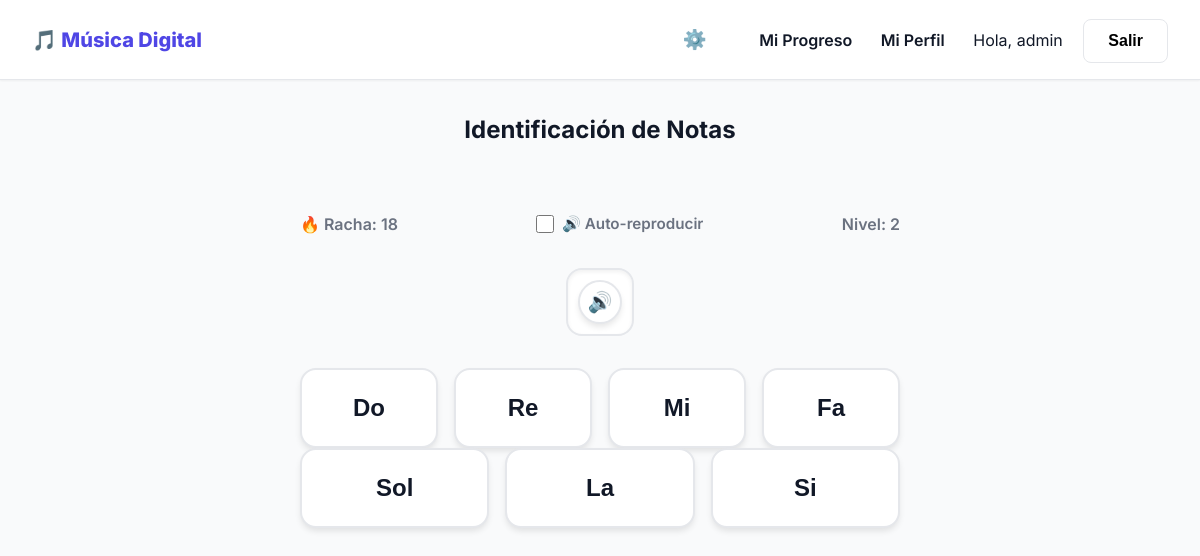
The page /juego/notas/ (signed in) on the database its author committed.
### trainer/models.py (models this page shows, shortened)
class Game(models.Model):
    slug = models.SlugField(unique=True)
    name = models.CharField(max_length=100)
    description = models.TextField()
    order = models.IntegerField(default=1)
    recommended_accuracy = models.IntegerField(default=0)
    recommended_attempts = models.IntegerField(default=0)

class Score(models.Model):
    user = models.ForeignKey(User, on_delete=models.CASCADE, related_name='scores')
    game = models.ForeignKey(Game, on_delete=models.CASCADE)
    level = models.IntegerField(default=1)
    total_points = models.IntegerField(default=0)
    max_streak = models.IntegerField(default=0)
    current_streak = models.IntegerField(default=0)
    correct_answers = models.IntegerField(default=0)
    total_answers = models.IntegerField(default=0)
    class Meta:
        unique_together = ('user', 'game')

### trainer/views.py (the view)
# urls.py: path('juego/notas/', views.trainer_notas, name='trainer_notas'),
@login_required
def trainer_notas(request):
    game = get_object_or_404(Game, slug='notas')
    score, _ = Score.objects.get_or_create(user=request.user, game=game)
    context = {'game': game, 'score': score}
    return render(request, 'trainer/trainer_notas.html', context)

### templates/trainer/trainer_notas.html (shortened to what this page needs)
{% extends 'base.html' %}
{% block content %}
<div class="trainer-container">
    <div style="text-align: center;">
        <h2 style="margin-bottom: 0.5rem;">{{ game.name }}</h2>
        <div id="feedback-msg"></div>
    </div>
    <div class="status-bar" style="align-items: center;">
        <div>🔥 Racha: <span id="streak-counter">{{ score.current_streak }}</span></div>
        <div style="display: flex; align-items: center; gap: 0.5rem; font-size: 0.95rem;">
            <input type="checkbox" id="autoplay-audio" style="cursor: pointer; width: 1.1rem; height: 1.1rem;">
            <label for="autoplay-audio" style="cursor: pointer; font-weight: 600; color: var(--text-secondary); user-select: none;">🔊 Auto-reproducir</label>
        </div>
        <div>Nivel: <span id="level-counter">{{ score.level }}</span></div>
    </div>
    <div style="position: relative;">
        <button id="btn-replay-note" class="btn" style="position: absolute; bottom: 12px; right: 12px; padding: 0; border-radius: 50%; background: var(--surface); border: 2px solid var(--border); box-shadow: 0 4px 6px -1px rgba(0,0,0,0.1); width: 44px; height: 44px; display: flex; align-items: center; justify-content: center; z-index: 10; font-size: 1.25rem; transition: all 0.2s;" title="Escuchar nota" onmouseover="this.style.borderColor='var(--primary)'; this.style.transform='scale(1.05)';" onmouseout="this.style.borderColor='var(--border)'; this.style.transform='scale(1)';">
            🔊
        </button>
    </div>
    <div style="display: flex; flex-direction: column; gap: 1rem; width: 100%; max-width: 600px;">
        <div class="notes-grid">
            <button class="btn-note" data-note="c">Do</button>
            <button class="btn-note" data-note="d">Re</button>
            <button class="btn-note" data-note="e">Mi</button>
            <button class="btn-note" data-note="f">Fa</button>
        </div>
        <div class="notes-grid" style="grid-template-columns: repeat(3, 1fr);">
            <button class="btn-note" data-note="g">Sol</button>
            <button class="btn-note" data-note="a">La</button>
            <button class="btn-note" data-note="b">Si</button>
        </div>
    </div>
</div>
{% endblock %}

### templates/base.html (shortened to what this page needs)
{% load static %}
<!DOCTYPE html>
<html lang="es">
<head>
</head>
<body>
    <nav>
        <a href="{% url 'dashboard' %}" class="nav-brand">🎵 Música Digital</a>
        <div>
            {% if user.is_authenticated %}
                <button id="audio-settings-btn" class="btn" style="background:transparent; font-size:1.2rem; margin-right: 1.5rem; cursor:pointer; border:none;" title="Configuración de Audio">⚙️</button>
                <a href="{% url 'dashboard' %}" style="margin-right: 1.5rem;">Mi Progreso</a>
                <a href="{% url 'perfil' %}" style="margin-right: 1.5rem;">Mi Perfil</a>
                <span style="margin-right: 1rem;">Hola, {{ user.username }}</span>
                <form action="{% url 'logout' %}" method="post" style="display:inline;">
                    <button type="submit" class="btn" style="background:transparent; border:1px solid var(--border);">Salir</button>
                </form>
            {% else %}
                <a href="{% url 'login' %}" style="margin-right: 1rem;">Entrar</a>
                <a href="{% url 'register' %}" class="btn btn-primary">Registrarse</a>
            {% endif %}
        </div>
    </nav>
    <main style="padding: 2rem;">
        {% block content %}{% endblock %}
    </main>
</body>
</html>

### templates/base.html (style rules this page uses)
:root { --primary: #4F46E5; --primary-hover: #4338CA; --bg: #F9FAFB; --surface: #FFFFFF; --text: #111827; --text-secondary: #6B7280; --success: #10B981; --danger: #EF4444; --border: #E5E7EB; }
* { box-sizing: border-box; margin: 0; padding: 0; }
body { font-family: 'Inter', sans-serif; background-color: var(--bg); color: var(--text); line-height: 1.5; min-height: 100vh; display: flex; flex-direction: column; }
nav { background-color: var(--surface); border-bottom: 1px solid var(--border); padding: 1rem 2rem; display: flex; justify-content: space-between; align-items: center; box-shadow: 0 1px 2px 0 rgba(0, 0, 0, 0.05); }
nav a { text-decoration: none; color: var(--text); font-weight: 600; }
.nav-brand { font-size: 1.25rem; color: var(--primary); font-weight: 800; }
.btn { display: inline-flex; align-items: center; justify-content: center; padding: 0.75rem 1.5rem; border-radius: 0.5rem; font-weight: 600; cursor: pointer; transition: all 0.2s; border: none; text-decoration: none; font-size: 1rem; }

### templates/trainer/trainer_notas.html (style rules this page uses)
.trainer-container { display: flex; flex-direction: column; align-items: center; gap: 2rem; }
.status-bar { display: flex; justify-content: space-between; width: 100%; max-width: 600px; font-weight: 600; color: var(--text-secondary); }
.notes-grid { display: grid; grid-template-columns: repeat(4, 1fr); gap: 1rem; max-width: 600px; width: 100%; }
.notes-grid:last-child { grid-template-columns: repeat(3, 1fr); margin-top: -1rem; }
.btn-note { padding: 1.5rem; font-size: 1.5rem; border-radius: 1rem; background: var(--surface); border: 2px solid var(--border); color: var(--text); font-weight: 800; cursor: pointer; transition: all 0.1s; box-shadow: 0 4px 6px -1px rgba(0, 0, 0, 0.1); }
#feedback-msg { height: 1.5rem; font-weight: 600; text-align: center; width: 100%; }

### rows shown on the page
Game: name "Identificación de Notas"
Score: current_streak "18", level "2"

### other values the page prints
{{ user.username }} "admin"
